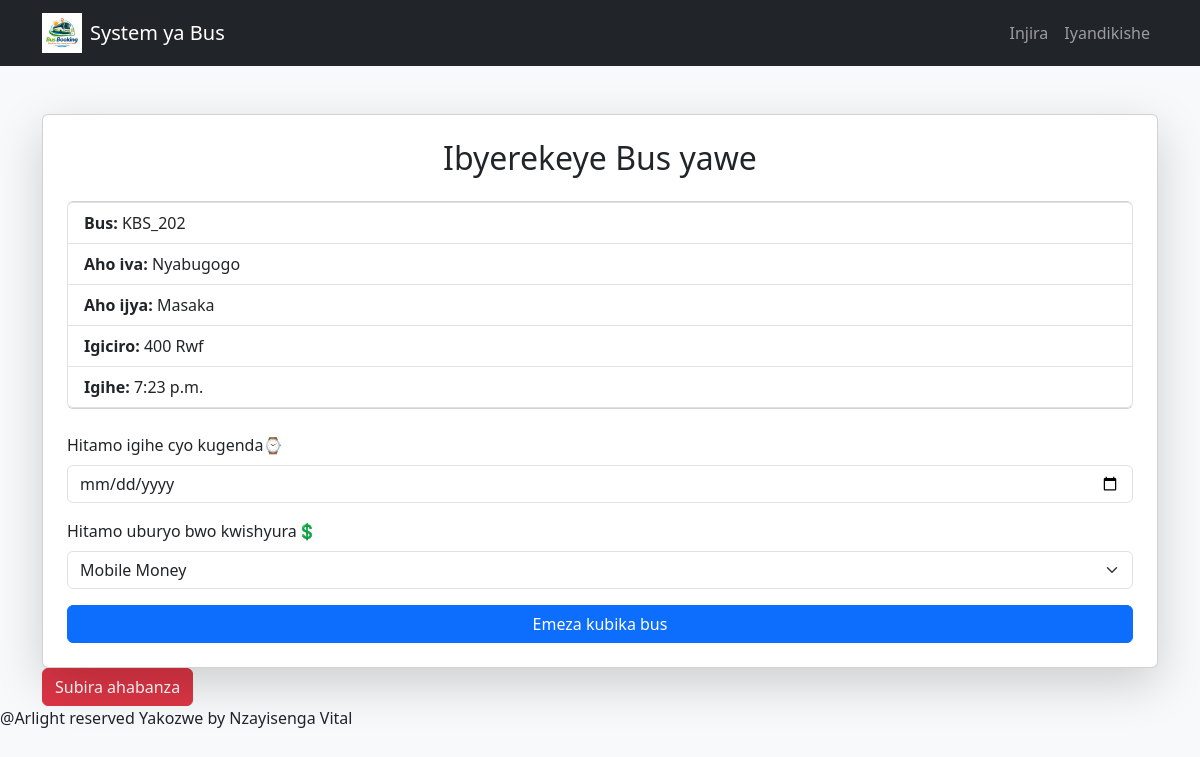
Screenshot of /book/4/ with the database file from the repository.
### mybus/models.py (models this page shows, shortened)
class Location(models.Model):
    busname = models.CharField(max_length=100)
    from_location = models.CharField(max_length=100)
    to_location = models.CharField(max_length=100)
    price = models.IntegerField()
    time = models.TimeField()

### mybus/views.py (the view, shortened to what this page needs)
# urls.py: path('book/<int:bus_id>/', views.book_bus, name='book_bus'),
def book_bus(request, bus_id):
    bus = Location.objects.get(id=bus_id)
    return render(request, 'mybus/book.html', {'bus': bus})

### mybus/templates/mybus/book.html (shortened to what this page needs)
{% load static %}
<!DOCTYPE html>
<html lang="en">
<head>
    <link href="https://cdn.jsdelivr.net/npm/bootstrap@5.3.0/dist/css/bootstrap.min.css" rel="stylesheet">
</head>
<body class="bg-light">
    <nav class="navbar navbar-expand-lg navbar-dark bg-dark">
        <div class="container">
            <a class="navbar-brand d-flex align-items-center" href="#">
                <img src="{% static 'images/logo.png' %}" width="40" height="40" class="me-2">
                System ya Bus
            </a>
            <div class="collapse navbar-collapse" id="navbarNav">
                <ul class="navbar-nav ms-auto">
                    {% if user.is_authenticated %}
                    <li class="nav-item d-flex align-items-center me-5">
                        <span class="nav-link disabled">
                            <h3 style="color: white;">Muraho🙋‍♂️, {{ user.username }}</h3>
                        </span>
                    </li>
                    <li class="nav-item">
                        <a href="{% url 'home'%}" class="nav-link text-success">Ahabanza</a>
                    </li>
                    <li class="nav-item">
                        <a class="nav-link text-white" href="{% url 'about'%}">Tumenye</a>
                    </li>
                    <li class="nav-item">
                        <a class="nav-link text-white" href="contact">Telephone</a>
                    </li>
                    <li class="nav-item">
                        <a class="nav-link text-white" href="{% url 'designer'%}">Uwayikoze</a>
                    </li>
                    <li class="nav-item">
                        <a class="nav-link text-danger" href="{% url 'logout' %}">Sohoka</a>
                    </li>
                    {% else %}
                    <li class="nav-item">
                        <a class="nav-link" href="{% url 'login' %}">Injira</a>
                    </li>
                    <li class="nav-item">
                        <a class="nav-link" href="{% url 'register' %}">Iyandikishe</a>
                    </li>
                    {% endif %}
                </ul>
            </div>
        </div>
    </nav>
    <div class="container mt-5">
        <div class="card shadow-lg p-4">
            <h2 class="text-center mb-4">Ibyerekeye Bus yawe</h2>
            <ul class="list-group mb-4">
                <li class="list-group-item"><strong>Bus:</strong> {{ bus.busname }}</li>
                <li class="list-group-item"><strong>Aho iva:</strong> {{ bus.from_location }}</li>
                <li class="list-group-item"><strong>Aho ijya:</strong> {{ bus.to_location }}</li>
                <li class="list-group-item"><strong>Igiciro:</strong> {{ bus.price }} Rwf</li>
                <li class="list-group-item"><strong>Igihe:</strong> {{ bus.time }}</li>
            </ul>
            <form method="POST">
                <div class="mb-3">
                    <label class="form-label">Hitamo igihe cyo kugenda⌚</label>
                    <input type="date" name="date" class="form-control" required>
                </div>
                <div class="mb-3">
                    <label class="form-label">Hitamo uburyo bwo kwishyura💲</label>
                    <select name="payment_method" class="form-select">
                        <option value="momo">Mobile Money</option>
                    </select>
                </div>
                <div class="d-grid">
                    <button type="submit" class="btn btn-primary">
                        Emeza kubika bus
                    </button>
                </div>
            </form>
        </div>
        <a href="{%url 'home'%}"><button class="btn btn-danger">Subira ahabanza</button></a>
    </div>
    <footer>
        <p style="margin-bottom: 5px;">@Arlight reserved Yakozwe by Nzayisenga Vital</p>
    </footer>
</body>
</html>

### rows the page displays
Location: busname "KBS_202", from_location "Nyabugogo", to_location "Masaka", price "400", time "7:23 p.m."
